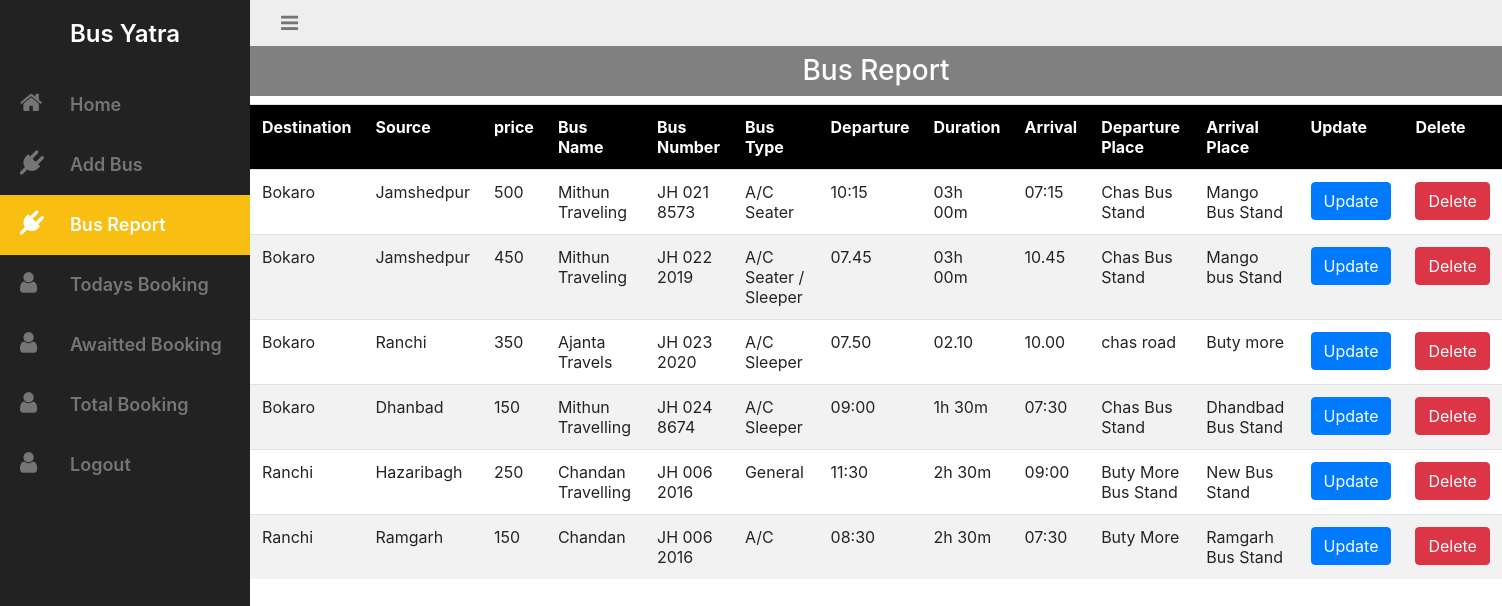
The page /bus_report.php (signed in) on the database its author committed.
### tables this page shows
CREATE TABLE `ticket_price` (
  `s_no` int(11) NOT NULL,
  `destination` varchar(100) NOT NULL,
  `source` varchar(100) NOT NULL,
  `price` int(11) NOT NULL,
  `bus_name` varchar(100) NOT NULL,
  `bus_type` varchar(100) NOT NULL,
  `bus_no` varchar(100) NOT NULL,
  `departure` varchar(11) NOT NULL,
  `duration` varchar(20) NOT NULL,
  `arrival` varchar(11) NOT NULL,
  `departure_place` varchar(100) NOT NULL,
  `arrival_place` varchar(100) NOT NULL
);

### bus_report.php (the view, shortened to what this page needs)
<html>
     <head>
     <link rel="stylesheet" href="https:stackpath.bootstrapcdn.com/bootstrap/4.5.2/css/bootstrap.min.css">
      <link rel="stylesheet" href="https:stackpath.bootstrapcdn.com/font-awesome/4.7.0/css/font-awesome.min.css">
      <link rel="stylesheet"href="adminstyle.css">
     </head>
     <body>
     	  <div id="wrapper">
  <aside id="sidebar-wrapper">
    <div class="sidebar-brand">
      <h2>Bus Yatra</h2>
    </div>
    <ul class="sidebar-nav">
      <li>
        <a href="admin_index.php"><i class="fa fa-home"></i>Home</a>
      </li>
      <li>
        <a href="busdetails.php"><i class="fa fa-plug"></i>Add Bus</a>
      </li>
       <li class="active">
        <a href="bus_report.php"><i class="fa fa-plug"></i>Bus Report</a>
      </li>
      <li>
        <a href="today_booking.php"><i class="fa fa-user"></i>Todays Booking</a>
      </li>
       <li>
        <a href="awaited_booking.php"><i class="fa fa-user"></i>Awaitted Booking</a>
      </li>
       <li>
        <a href="total_booking.php"><i class="fa fa-user"></i>Total Booking</a>
      </li>
       <li>
        <a href="logout.php"><i class="fa fa-user"></i>Logout</a>
      </li>
    </ul>
  </aside>
  <div id="navbar-wrapper">
    <nav class="navbar navbar-inverse">
      <div class="container-fluid">
        <div class="navbar-header">
          <a href="#" class="navbar-brand" id="sidebar-toggle"><i class="fa fa-bars"></i></a>
        </div>
      </div>
    </nav>
  </div>
            <div class="row">
            <div class="col-md-12">
                <div class="panel panel-success">
                  <div class="panel-heading">
                      <h3 class="p-2">Bus Report</h3>
                    </div>
                    <div class="panel-body">
                      <div class="responsive">
                      <table class="table table-hover table-striped">
                          <tr>
                              <th>Destination</th>
                                <th>Source</th>
                                <th>price</th>
                                <th>Bus Name</th>
                                 <th>Bus Number</th>
                                 <th>Bus Type</th>
                                 <th>Departure</th>
                                 <th>Duration</th>
                                 <th>Arrival</th>
                                 <th>Departure Place</th>
                                <th>Arrival Place</th>
                                <th>Update</th>
                                <th>Delete</th>
                            </tr>
                            <?php
                include "connection.php";
                $se="select *from ticket_price";
                $se1=mysqli_query($con,$se);
                while($se2=mysqli_fetch_assoc($se1))
                {
                  ?>
                                      <tr>
                                          <td><?php echo $se2['destination']; ?></td>
                                            <td><?php echo $se2['source']; ?></td>
                                            <td><?php echo $se2['price']; ?></td>
                                            <td><?php echo $se2['bus_name']; ?></td>
                                            <td><?php echo $se2['bus_no']; ?></td>
                                            <td><?php echo $se2['bus_type']; ?></td>
                                            <td><?php echo $se2['departure']; ?></td>
                                            <td><?php echo $se2['duration']; ?></td>
                                            <td><?php echo $se2['arrival']; ?></td>
                                            <td><?php echo $se2['departure_place']; ?></td>
                                            <td><?php echo $se2['arrival_place']; ?></td>
                                            <td><a href="bus_update.php?bus_id=<?php  echo $se2['s_no']; ?>" class="btn btn-primary">Update</a></td>
                                            <td><a href="#" class="btn btn-danger">Delete</a></td>
                                        </tr>
                                    <?php
                }
              ?>
                        </table>
                      </div>
                    </div>
                </div>
            </div>
        </div>
   </div>
     </body>
</html>

### adminstyle.css (style rules this page uses)
body { padding-bottom: 30px; position: relative; min-height: 100%; }
a { transition: background 0.2s, color 0.2s; }
#wrapper { padding-left: 0; transition: all 0.5s ease; position: relative; }
#sidebar-wrapper { z-index: 1000; position: fixed; left: 250px; width: 0; height: 100%; margin-left: -250px; overflow-y: auto; overflow-x: hidden; background: #222; transition: all 0.5s ease; }
.sidebar-brand { position: absolute; top: 0; width: 250px; text-align: center; padding: 20px 0; }
.sidebar-brand h2 { margin: 0; font-weight: 600; font-size: 24px; color: #fff; }
.sidebar-nav { position: absolute; top: 75px; width: 250px; margin: 0; padding: 0; list-style: none; }
.sidebar-nav > li { text-indent: 10px; line-height: 60px; }
.sidebar-nav > li a { display: block; text-decoration: none; color: #757575; font-weight: 600; font-size: 18px; }
.sidebar-nav > li > a:hover, .sidebar-nav > li.active > a { text-decoration: none; color: #fff; background: #F8BE12; }
.sidebar-nav > li > a i.fa { font-size: 24px; width: 60px; }
#navbar-wrapper { width: 100%; position: absolute; z-index: 2; }
#navbar-wrapper .navbar { border-width: 0 0 0 0; background-color: #eee; font-size: 24px; margin-bottom: 0; border-radius: 0; }
#navbar-wrapper .navbar a { color: #757575; }
@media (min-width: 992px) { #wrapper { padding-left: 250px; } }
@media (min-width: 992px) { #sidebar-wrapper { width: 250px; } }
@media (min-width: 992px) { #navbar-wrapper { position: relative; } }
h3 { color:white; background:grey; text-align: center; }

### bus_report.php (style rules this page uses)
.panel-body table tr th { background: #000; color: #fff; }

### rows shown on the page
ticket_price: destination "Bokaro", source "Jamshedpur", price "500", bus_name "Mithun Traveling", bus_no "JH 021 8573", bus_type "A/C Seater", departure "10:15", duration "03h 00m", arrival "07:15", departure_place "Chas Bus Stand", arrival_place "Mango Bus Stand"
ticket_price: destination "Bokaro", source "Jamshedpur", price "450", bus_name "Mithun Traveling", bus_no "JH 022 2019", bus_type "A/C Seater / Sleeper", departure "07.45", duration "03h 00m", arrival "10.45", departure_place "Chas Bus Stand", arrival_place "Mango bus Stand"
ticket_price: destination "Bokaro", source "Ranchi", price "350", bus_name "Ajanta Travels", bus_no "JH 023 2020", bus_type "A/C Sleeper", departure "07.50", duration "02.10", arrival "10.00", departure_place "chas road", arrival_place "Buty more"
ticket_price: destination "Bokaro", source "Dhanbad", price "150", bus_name "Mithun Travelling", bus_no "JH 024 8674", bus_type "A/C Sleeper", departure "09:00", duration "1h 30m", arrival "07:30", departure_place "Chas Bus Stand", arrival_place "Dhandbad Bus Stand"
ticket_price: destination "Ranchi", source "Hazaribagh", price "250", bus_name "Chandan Travelling", bus_no "JH 006 2016", bus_type "General", departure "11:30", duration "2h 30m", arrival "09:00", departure_place "Buty More Bus Stand", arrival_place "New Bus Stand"
ticket_price: destination "Ranchi", source "Ramgarh", price "150", bus_name "Chandan", bus_no "JH 006 2016", bus_type "A/C", departure "08:30", duration "2h 30m", arrival "07:30", departure_place "Buty More", arrival_place "Ramgarh Bus Stand"
